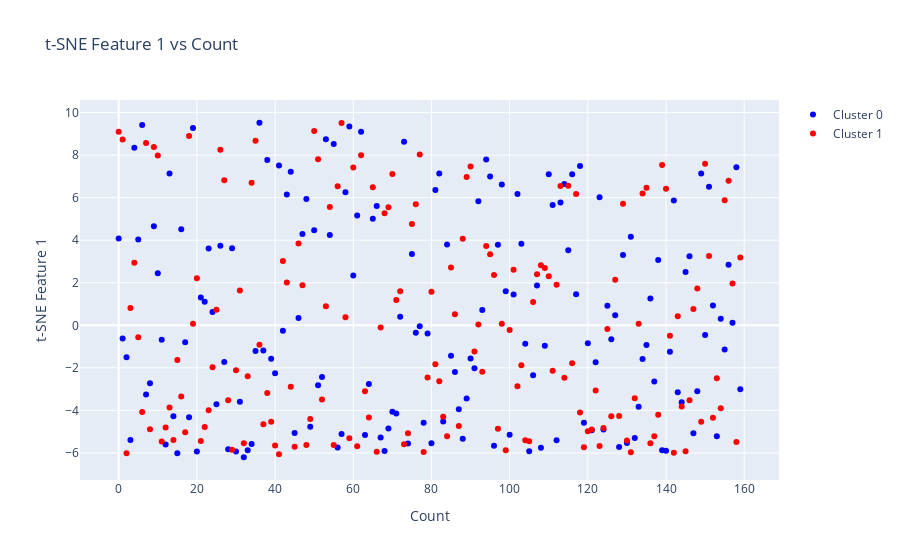

The code cell stored with this chart in its notebook:
### Markdown cell above
### 군집 집단 시각화

### Code cell
import plotly.express as px
import plotly.graph_objects as go

# 군집 0과 1에 해당하는 데이터를 분할
cluster_0_data = tr_cluster_tsne[train_cluster_labels == 0]
cluster_1_data = tr_cluster_tsne[train_cluster_labels == 1]

# 각 군집에 대한 count 계산 (가정)
count_cluster_0 = len(cluster_0_data)
count_cluster_1 = len(cluster_1_data)

# 군집 0과 1의 데이터를 DataFrame으로 변환
import pandas as pd
df_cluster_0 = pd.DataFrame({'Count': range(count_cluster_0), 't-SNE Feature 1': cluster_0_data[:, 1]})
df_cluster_1 = pd.DataFrame({'Count': range(count_cluster_1), 't-SNE Feature 1': cluster_1_data[:, 1]})

# Plotly를 사용하여 시각화
fig = go.Figure()

# 군집 0에 대한 산점도
fig.add_trace(go.Scatter(x=df_cluster_0['Count'], y=df_cluster_0['t-SNE Feature 1'], mode='markers', marker=dict(color='blue'), name='Cluster 0'))

# 군집 1에 대한 산점도
fig.add_trace(go.Scatter(x=df_cluster_1['Count'], y=df_cluster_1['t-SNE Feature 1'], mode='markers', marker=dict(color='red'), name='Cluster 1'))

# 레이아웃 설정
fig.update_layout(title='t-SNE Feature 1 vs Count',
                  xaxis_title='Count',
                  yaxis_title='t-SNE Feature 1')
                  
fig.show()

### Figure 1 — Plotly figure (JSON) as saved in the notebook; plotly's stock layout.template omitted (floating-point values rounded to 4 significant figures; data arrays with more than 128 entries replaced by an {"elided": "..."} marker saying what was removed)
{"data": [{"marker": {"color": "blue"}, "mode": "markers", "name": "Cluster 0", "type": "scatter", "x": {"elided": "160 int values"}, "y": {"elided": "160 float values"}}, {"marker": {"color": "red"}, "mode": "markers", "name": "Cluster 1", "type": "scatter", "x": {"elided": "160 int values"}, "y": {"elided": "160 float values"}}], "layout": {"title": {"text": "t-SNE Feature 1 vs Count"}, "xaxis": {"title": {"text": "Count"}}, "yaxis": {"title": {"text": "t-SNE Feature 1"}}}}
